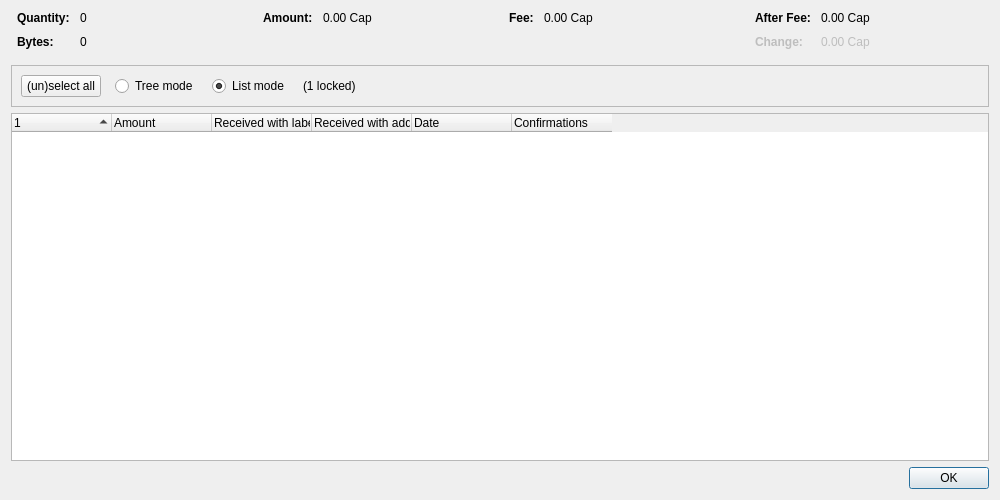
<?xml version="1.0" encoding="UTF-8"?>
<ui version="4.0">
 <class>CoinControlDialog</class>
 <widget class="QDialog" name="CoinControlDialog">
  <property name="geometry">
   <rect>
    <x>0</x>
    <y>0</y>
    <width>1000</width>
    <height>500</height>
   </rect>
  </property>
  <property name="windowTitle">
   <string>Coin Selection</string>
  </property>
  <layout class="QVBoxLayout" name="verticalLayout">
   <item>
    <layout class="QHBoxLayout" name="horizontalLayoutTop" stretch="0,0,0,0">
     <property name="topMargin">
      <number>0</number>
     </property>
     <property name="bottomMargin">
      <number>10</number>
     </property>
     <item>
      <layout class="QFormLayout" name="formLayoutCoinControl1">
       <property name="labelAlignment">
        <set>Qt::AlignLeft|Qt::AlignVCenter</set>
       </property>
       <property name="horizontalSpacing">
        <number>10</number>
       </property>
       <property name="verticalSpacing">
        <number>10</number>
       </property>
       <property name="leftMargin">
        <number>6</number>
       </property>
       <property name="rightMargin">
        <number>6</number>
       </property>
       <item row="0" column="0">
        <widget class="QLabel" name="labelCoinControlQuantityText">
         <property name="font">
          <font>
           <weight>75</weight>
           <bold>true</bold>
          </font>
         </property>
         <property name="text">
          <string>Quantity:</string>
         </property>
        </widget>
       </item>
       <item row="0" column="1">
        <widget class="QLabel" name="labelCoinControlQuantity">
         <property name="cursor">
          <cursorShape>IBeamCursor</cursorShape>
         </property>
         <property name="contextMenuPolicy">
          <enum>Qt::ActionsContextMenu</enum>
         </property>
         <property name="text">
          <string notr="true">0</string>
         </property>
         <property name="textInteractionFlags">
          <set>Qt::LinksAccessibleByMouse|Qt::TextSelectableByKeyboard|Qt::TextSelectableByMouse</set>
         </property>
        </widget>
       </item>
       <item row="1" column="0">
        <widget class="QLabel" name="labelCoinControlBytesText">
         <property name="font">
          <font>
           <weight>75</weight>
           <bold>true</bold>
          </font>
         </property>
         <property name="text">
          <string>Bytes:</string>
         </property>
        </widget>
       </item>
       <item row="1" column="1">
        <widget class="QLabel" name="labelCoinControlBytes">
         <property name="cursor">
          <cursorShape>IBeamCursor</cursorShape>
         </property>
         <property name="contextMenuPolicy">
          <enum>Qt::ActionsContextMenu</enum>
         </property>
         <property name="text">
          <string notr="true">0</string>
         </property>
         <property name="textInteractionFlags">
          <set>Qt::LinksAccessibleByMouse|Qt::TextSelectableByKeyboard|Qt::TextSelectableByMouse</set>
         </property>
        </widget>
       </item>
      </layout>
     </item>
     <item>
      <layout class="QFormLayout" name="formLayoutCoinControl2">
       <property name="horizontalSpacing">
        <number>10</number>
       </property>
       <property name="verticalSpacing">
        <number>10</number>
       </property>
       <property name="leftMargin">
        <number>6</number>
       </property>
       <property name="rightMargin">
        <number>6</number>
       </property>
       <item row="0" column="0">
        <widget class="QLabel" name="labelCoinControlAmountText">
         <property name="font">
          <font>
           <weight>75</weight>
           <bold>true</bold>
          </font>
         </property>
         <property name="text">
          <string>Amount:</string>
         </property>
        </widget>
       </item>
       <item row="0" column="1">
        <widget class="QLabel" name="labelCoinControlAmount">
         <property name="cursor">
          <cursorShape>IBeamCursor</cursorShape>
         </property>
         <property name="contextMenuPolicy">
          <enum>Qt::ActionsContextMenu</enum>
         </property>
         <property name="text">
          <string notr="true">0.00 Cap</string>
         </property>
         <property name="textInteractionFlags">
          <set>Qt::LinksAccessibleByMouse|Qt::TextSelectableByKeyboard|Qt::TextSelectableByMouse</set>
         </property>
        </widget>
       </item>
      </layout>
     </item>
     <item>
      <layout class="QFormLayout" name="formLayoutCoinControl3">
       <property name="horizontalSpacing">
        <number>10</number>
       </property>
       <property name="verticalSpacing">
        <number>10</number>
       </property>
       <property name="leftMargin">
        <number>6</number>
       </property>
       <property name="rightMargin">
        <number>6</number>
       </property>
       <item row="0" column="0">
        <widget class="QLabel" name="labelCoinControlFeeText">
         <property name="font">
          <font>
           <weight>75</weight>
           <bold>true</bold>
          </font>
         </property>
         <property name="text">
          <string>Fee:</string>
         </property>
        </widget>
       </item>
       <item row="0" column="1">
        <widget class="QLabel" name="labelCoinControlFee">
         <property name="cursor">
          <cursorShape>IBeamCursor</cursorShape>
         </property>
         <property name="contextMenuPolicy">
          <enum>Qt::ActionsContextMenu</enum>
         </property>
         <property name="text">
          <string notr="true">0.00 Cap</string>
         </property>
         <property name="textInteractionFlags">
          <set>Qt::LinksAccessibleByMouse|Qt::TextSelectableByKeyboard|Qt::TextSelectableByMouse</set>
         </property>
        </widget>
       </item>
      </layout>
     </item>
     <item>
      <layout class="QFormLayout" name="formLayoutCoinControl4">
       <property name="labelAlignment">
        <set>Qt::AlignLeft|Qt::AlignVCenter</set>
       </property>
       <property name="horizontalSpacing">
        <number>10</number>
       </property>
       <property name="verticalSpacing">
        <number>10</number>
       </property>
       <property name="leftMargin">
        <number>6</number>
       </property>
       <property name="rightMargin">
        <number>6</number>
       </property>
       <item row="0" column="0">
        <widget class="QLabel" name="labelCoinControlAfterFeeText">
         <property name="font">
          <font>
           <weight>75</weight>
           <bold>true</bold>
          </font>
         </property>
         <property name="text">
          <string>After Fee:</string>
         </property>
        </widget>
       </item>
       <item row="0" column="1">
        <widget class="QLabel" name="labelCoinControlAfterFee">
         <property name="cursor">
          <cursorShape>IBeamCursor</cursorShape>
         </property>
         <property name="contextMenuPolicy">
          <enum>Qt::ActionsContextMenu</enum>
         </property>
         <property name="text">
          <string notr="true">0.00 Cap</string>
         </property>
         <property name="textInteractionFlags">
          <set>Qt::LinksAccessibleByMouse|Qt::TextSelectableByKeyboard|Qt::TextSelectableByMouse</set>
         </property>
        </widget>
       </item>
       <item row="1" column="0">
        <widget class="QLabel" name="labelCoinControlChangeText">
         <property name="enabled">
          <bool>false</bool>
         </property>
         <property name="font">
          <font>
           <weight>75</weight>
           <bold>true</bold>
          </font>
         </property>
         <property name="text">
          <string>Change:</string>
         </property>
        </widget>
       </item>
       <item row="1" column="1">
        <widget class="QLabel" name="labelCoinControlChange">
         <property name="enabled">
          <bool>false</bool>
         </property>
         <property name="cursor">
          <cursorShape>IBeamCursor</cursorShape>
         </property>
         <property name="contextMenuPolicy">
          <enum>Qt::ActionsContextMenu</enum>
         </property>
         <property name="text">
          <string notr="true">0.00 Cap</string>
         </property>
         <property name="textInteractionFlags">
          <set>Qt::LinksAccessibleByMouse|Qt::TextSelectableByKeyboard|Qt::TextSelectableByMouse</set>
         </property>
        </widget>
       </item>
      </layout>
     </item>
    </layout>
   </item>
   <item>
    <widget class="QFrame" name="frame">
     <property name="minimumSize">
      <size>
       <width>0</width>
       <height>40</height>
      </size>
     </property>
     <property name="frameShape">
      <enum>QFrame::StyledPanel</enum>
     </property>
     <property name="frameShadow">
      <enum>QFrame::Sunken</enum>
     </property>
     <layout class="QHBoxLayout" name="horizontalLayout">
      <item>
       <layout class="QHBoxLayout" name="horizontalLayoutPanel" stretch="0,0,0,0,0">
        <property name="spacing">
         <number>14</number>
        </property>
        <item>
         <widget class="QPushButton" name="pushButtonSelectAll">
          <property name="sizePolicy">
           <sizepolicy hsizetype="Maximum" vsizetype="Fixed">
            <horstretch>0</horstretch>
            <verstretch>0</verstretch>
           </sizepolicy>
          </property>
          <property name="text">
           <string>(un)select all</string>
          </property>
          <property name="autoDefault">
           <bool>false</bool>
          </property>
         </widget>
        </item>
        <item>
         <widget class="QRadioButton" name="radioTreeMode">
          <property name="sizePolicy">
           <sizepolicy hsizetype="Maximum" vsizetype="Fixed">
            <horstretch>0</horstretch>
            <verstretch>0</verstretch>
           </sizepolicy>
          </property>
          <property name="text">
           <string>Tree mode</string>
          </property>
         </widget>
        </item>
        <item>
         <widget class="QRadioButton" name="radioListMode">
          <property name="sizePolicy">
           <sizepolicy hsizetype="Maximum" vsizetype="Fixed">
            <horstretch>0</horstretch>
            <verstretch>0</verstretch>
           </sizepolicy>
          </property>
          <property name="text">
           <string>List mode</string>
          </property>
          <property name="checked">
           <bool>true</bool>
          </property>
         </widget>
        </item>
        <item>
         <widget class="QLabel" name="labelLocked">
          <property name="text">
           <string notr="true">(1 locked)</string>
          </property>
         </widget>
        </item>
        <item>
         <spacer name="horizontalSpacer">
          <property name="orientation">
           <enum>Qt::Horizontal</enum>
          </property>
          <property name="sizeHint" stdset="0">
           <size>
            <width>40</width>
            <height>20</height>
           </size>
          </property>
         </spacer>
        </item>
       </layout>
      </item>
     </layout>
    </widget>
   </item>
   <item>
    <widget class="CoinControlTreeWidget" name="treeWidget">
     <property name="contextMenuPolicy">
      <enum>Qt::CustomContextMenu</enum>
     </property>
     <property name="sortingEnabled">
      <bool>false</bool>
     </property>
     <property name="columnCount">
      <number>6</number>
     </property>
     <attribute name="headerShowSortIndicator" stdset="0">
      <bool>true</bool>
     </attribute>
     <attribute name="headerStretchLastSection">
      <bool>false</bool>
     </attribute>
     <column>
      <property name="text">
       <string/>
      </property>
     </column>
     <column>
      <property name="text">
       <string>Amount</string>
      </property>
     </column>
     <column>
      <property name="text">
       <string>Received with label</string>
      </property>
     </column>
     <column>
      <property name="text">
       <string>Received with address</string>
      </property>
     </column>
     <column>
      <property name="text">
       <string>Date</string>
      </property>
     </column>
     <column>
      <property name="text">
       <string>Confirmations</string>
      </property>
      <property name="toolTip">
       <string>Confirmed</string>
      </property>
     </column>
     <column>
      <property name="text">
       <string/>
      </property>
     </column>
     <column>
      <property name="text">
       <string/>
      </property>
     </column>
     <column>
      <property name="text">
       <string/>
      </property>
     </column>
     <column>
      <property name="text">
       <string/>
      </property>
     </column>
    </widget>
   </item>
   <item>
    <widget class="QDialogButtonBox" name="buttonBox">
     <property name="orientation">
      <enum>Qt::Horizontal</enum>
     </property>
     <property name="standardButtons">
      <set>QDialogButtonBox::Ok</set>
     </property>
    </widget>
   </item>
  </layout>
 </widget>
 <customwidgets>
  <customwidget>
   <class>CoinControlTreeWidget</class>
   <extends>QTreeWidget</extends>
   <header>qt/coincontroltreewidget.h</header>
  </customwidget>
 </customwidgets>
 <resources/>
 <connections/>
</ui>
